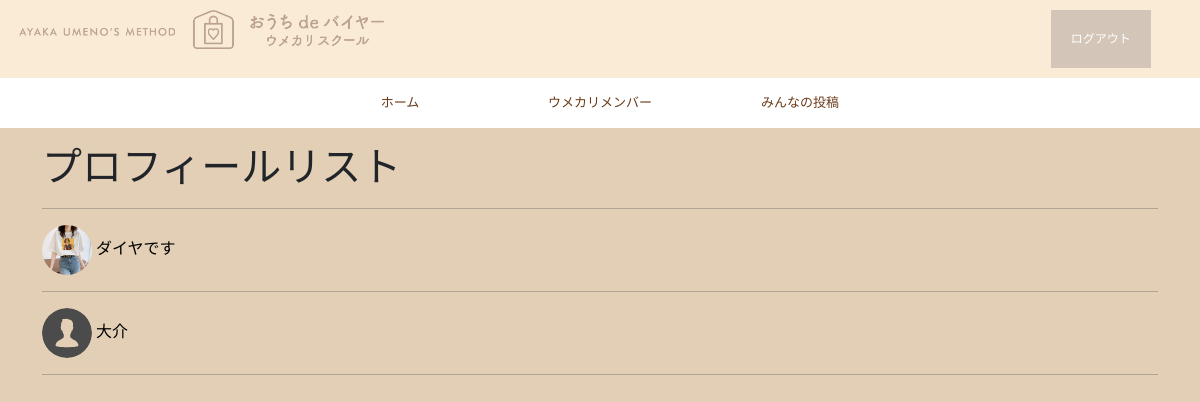
The app's page /member/ (signed in), older data.
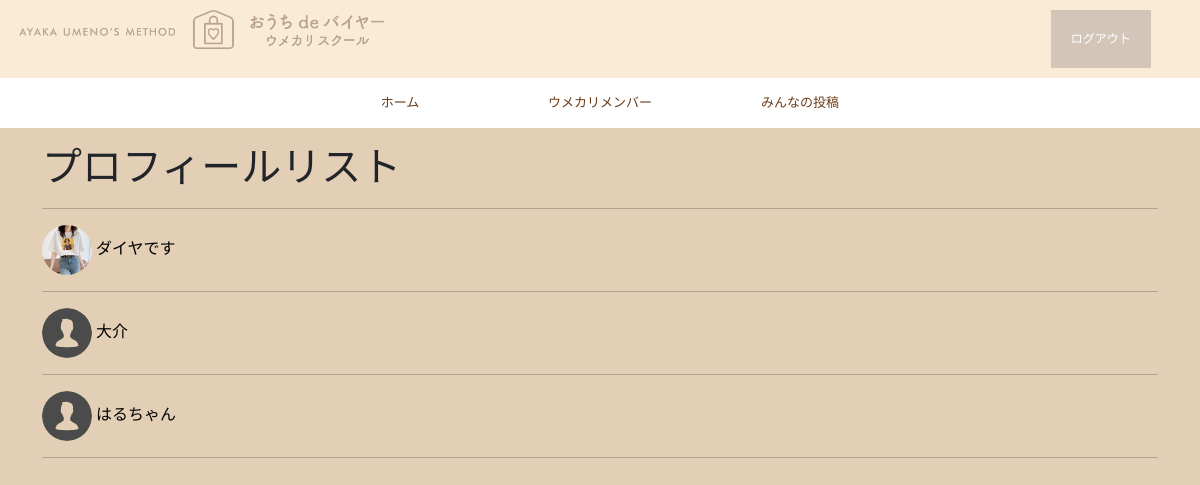
The same page, newer data.
### base/models/profile.py (models this page shows)
class Profile(models.Model):
    user = models.OneToOneField(
        get_user_model(),
        unique=True,
        on_delete=models.CASCADE,
        primary_key=True,
    )
    name = models.CharField(
        default='ウメカリメンバー',
        max_length=30,
    )
    icon = models.ImageField(
        verbose_name='アイコン',
        null=True,
        blank=True,
    )
    introduction = models.TextField(
        verbose_name='自己紹介',
        null=True,
        blank=True,
    )
    target = models.PositiveIntegerField(
        verbose_name='目標金額',
        default=0,
    )
    dream = models.ImageField(
        verbose_name='ビジョンボード',
        null=True,
        blank=True,
    )

### base/views/usermanage_views.py (the view)
# urls.py: path('member/', ProfileListView.as_view(), name='profile-list'),
class ProfileListView(LoginRequiredMixin, ListView):
    model = Profile
    template_name = 'base/profile_list.html'

### base/context_processors.py (called while the page is built)
def common(request):
    context = {
        'tags': OutputTagModel.objects.all()
    }
    return context

### templates/base/profile_list.html
{% extends 'base.html' %}
{% block content %}
{% load static %}
<h1>プロフィールリスト</h1>
<hr>
{% for profile in object_list %}
    <a href="{% url 'base:profile-detail' profile.pk %}">
        <div>
            {% if profile.icon %}
                <img src="{{ profile.icon.url }}" alt=""  class="list-icon">
            {% else %}
                <img src="{% static 'base/images/default-icon.svg' %}" class="list-icon">
            {% endif %}
            {{profile.name}}
        </div>
    </a>
    <hr>
{% endfor %}
{% endblock %}

Row changes from the older to the newer data that the page shows:
added Profile: name "はるちゃん"
